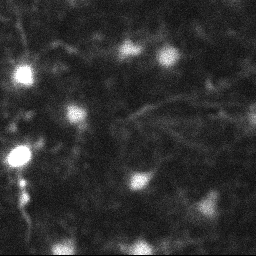
#> input picture data/MullerGlia_sample2.tif, 256 x 256 px, found by its file name
$ jupyter execute --allow-errors 'ROI Segmentation and Calcium Imaging Analysis Tutorial.ipynb'   (shell and % lines are left out)   (older library calls are emulated)
#> lines starting #> are read from the running program, lines starting #| are printed output that depends on the picture; after the words box and inside, x2 and y2 are one past the last pixel; in counts of white or black regions, pixels touching at a corner belong together; long printed decimals are rounded
### Image segmentation and calcium imaging ROI analysis tutorial

For UC Berkeley Neuroscience Bootcamp
by Luis Pedro Coelho and Corey Webster

The goal of this tutorial is to familiarize you with some available tools in python for the purpose of automated ROI segmentation and analysis of calcium imaging traces. This tutorial should provide you with some foundation so that you can explore and develop image analysis tools in the future.

The Watershed Image Segmentation part of this tutorial comes from Luis Pedro Coelho and can be found at his github repository [here](https://github.com/luispedro/python-image-tutorial/), and I've added the calcium imaging analysis to his ROI segmentation.

The first step if you haven't done so already is to download the most recent version of python and install it. You can find the anaconda with python and jupyter notebook download [here](https://www.anaconda.com/download/). If you need some help getting your jupyter notebook up and running, the [Jupyter project](http://jupyter.org/) is a great resource.

In the first kernel of python code, we import the necessary libraries and tools. If you have to install these, use pip install in your command line. You will have to close and reopen your jupyter notebook in that case.

The first library that we import is [mahotas](http://mahotas.readthedocs.io/en/latest/edf.html), which has a lot of useful tools for image segmentation, particularly for images with biological information.

[cell 1]
import mahotas as mh
import numpy as np
from matplotlib import pyplot as plt
from IPython.html.widgets import interact, fixed
plt.rcParams['figure.figsize'] = (10.0, 8.0) #10x8 inches
plt.gray()
#> (this line was passed over: IPython is not available in this run)

Mahotas includes demo images, such as one of cells with a nuclear stain, feel free to uncomment the 'nuclear' demo image and play with segmentation using that (also uncomment the axis to make a single channel image from RGB). For this tutorial we'll be working with calcium imaging data from Muller Glia in the retina. The first image is an average intensity projection of the whole stack. Don't worry that it's glia, the algorithm should work with neurons also!

[cell 2]
#dna = mh.demos.load('nuclear')
dna = mh.imread('MullerGlia_sample2.tif')
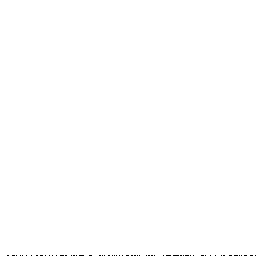
#> dna: shape (256, 256, 3); 99.8% white; black in thin lines or dots, all inside (x1, y1, x2, y2) = (7, 255, 256, 256)
print(dna.shape)
#| (256, 256, 3)
#dna = dna.max(axis=2)
print(dna.shape)
#| (256, 256, 3)
plt.imshow(dna)
#> (this line was passed over: IPython is not available in this run)

### Threshold
The next step is to threshold our average intensity projection so that we can approximate regions of interest before putting it through further filters. You can play around with the threshold to see what works best.

[cell 3]
T_mean = 1.7*dna.mean()  #change this value for appropriate thresholding
#> T_mean = 432.8
print(T_mean)
#| 432.779
plt.imshow(dna > T_mean)
#> (this line was passed over: IPython is not available in this run)

### Gaussian filter
Mahotas has a [gaussian blur](https://en.wikipedia.org/wiki/Gaussian_blur) function that is similar to FIJIs gaussian filter.

[cell 4]
dnaf = mh.gaussian_filter(dna, 2.) #2.
T_mean = 1.7*dnaf.mean()
bin_image = dnaf > T_mean
#> bin_image: shape (256, 256, 3) bool; every value is 0
plt.imshow(bin_image)
#> (this line was passed over: IPython is not available in this run)

Now we'll take the smoothened binary image and label it by assigning a different index to each region and then represent that index using the jet color map.

[cell 5]
labeled, nr_objects = mh.label(bin_image)
#> labeled: shape (256, 256, 3) int32; every value is 0
#> nr_objects = 0
print(nr_objects)
#| 0

plt.imshow(labeled)
#> (this line was passed over: IPython is not available in this run)
plt.jet()
#> (this line was passed over: IPython is not available in this run)
#> the sliders are set to sigma = 8.25
#> in check_sigma, `dnaf = mh.gaussian_filter(dna.astype(float), sigma)`:
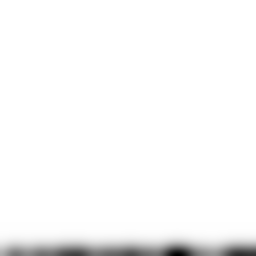
#> dnaf: shape (256, 256, 3) float64; min 238.4, max 255, mean 254.6; drawn with min black and max white

### Separating touching cells
We now have the cells nicely separated from the background, but we have also merged several cells together.

The general strategy we can use to separate the cells is the following:

1. Smooth the image with a Gaussian filter (we need to specify the  $\sigma$ parameter)
2. Find regional maxima on this smoothed image to identify each cell
3. Use [watershed](https://en.wikipedia.org/wiki/Watershed_(image_processing%29) on the [distance transformed](https://en.wikipedia.org/wiki/Distance_transform) image to separate cells.

Play around with the interactive mode function to find the best value for $\sigma$:

#> (a cell that did not finish here is left out)

Input the sigma we just found into the gaussian filter to calculate the maxima for the watershed.

[cell 7]
sigma = 6 #12.0
dnaf = mh.gaussian_filter(dna.astype(float), sigma)
#> (the rest of this cell did not finish here and is left out)

### Distance Transform
Calculate the distance transform to use for the watershed. Mahotas conveniently has a distance function.

[cell 8]
dist = mh.distance(bin_image)
#> dist: shape (256, 256, 3) float64; every value is 0
plt.imshow(dist)
#> (this line was passed over: IPython is not available in this run)
